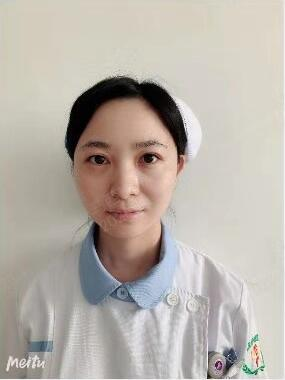
#> input picture maxiling.jpg, 285 x 380 px
$ python ImageOperations.py
#> lines starting #> are read from the running program, lines starting #| are printed output that depends on the picture
# encoding=utf-8

import os
import cv2
import exifread
from PIL import Image, ExifTags

# [21 lines of commented-out code are left out]

import PIL.Image as Image
import numpy as np


# [104 lines left out: functions rle_decode, test_rle_decode, test_png_format_mask, cvt_jpg_to_png, test, not called in this run]


def resize():
    img_path = './maxiling.jpg'
    if not os.path.isfile(img_path):
        print('[Err]: invalid image path.')
        return

    img = cv2.imread(img_path)  # HWC
#> img is the input picture: shape (380, 285, 3); mean B, G, R 169.5, 177.6, 184.9
    if img is None:
        print('[Warning]: empty image.')
        return

    img_rs = cv2.resize(img, (295, 413), cv2.INTER_CUBIC)
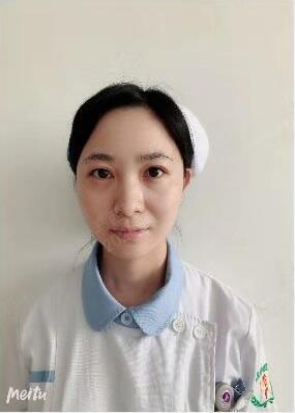
#> img_rs: shape (413, 295, 3); mean B, G, R 169.5, 177.5, 184.8
    cv2.imwrite('./maxiling_.jpg', img_rs)


# [32 lines left out: function change_bkg, not called in this run]


if __name__ == '__main__':
    # [7 lines of commented-out code are left out]
    resize()

    # change_bkg()

    print('Done.')

$ run again, with hulidan.jpg copied over maxiling.jpg
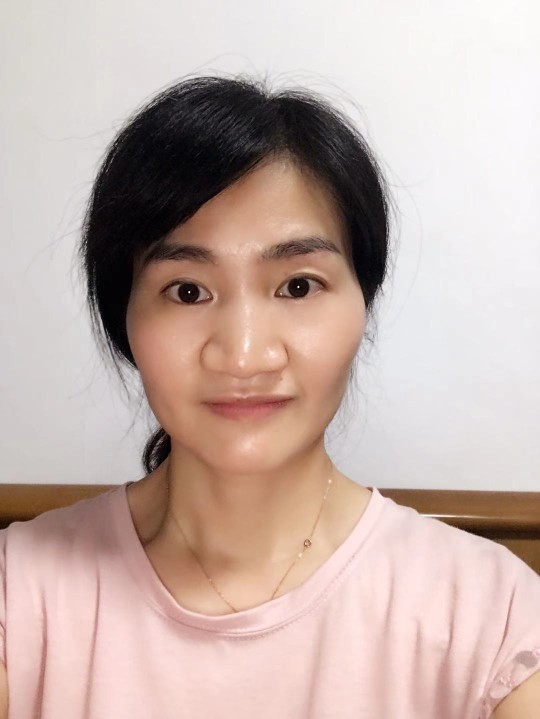
#> input picture hulidan.jpg, 1080 x 1438 px (shown at 1/2 size)
#> in resize, img is the input picture: shape (1438, 1080, 3); mean B, G, R 170.5, 177.4, 197.8
#> in resize, `img_rs = cv2.resize(img, (295, 413), cv2.INTER_CUBIC)`:
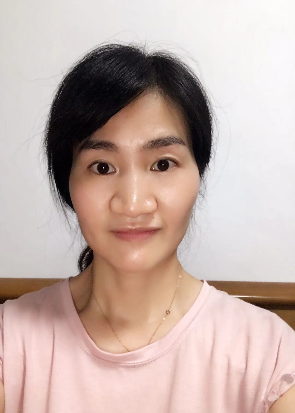
#> img_rs: shape (413, 295, 3); mean B, G, R 170.5, 177.3, 197.7
